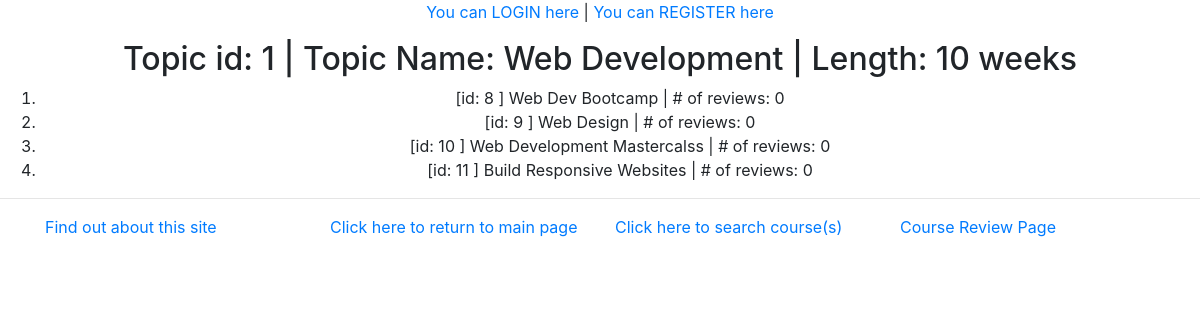
Screenshot of /myapp/1/ with the database file from the repository.
### myapp/models.py (models this page shows, shortened)
class Topic(models.Model):
    name = models.CharField(max_length=200)
    length = models.IntegerField(default=12)

class Course(models.Model):
    title = models.CharField(max_length=200)
    topic = models.ForeignKey(Topic, related_name='courses', on_delete=models.CASCADE)
    price = models.DecimalField(max_digits=10, decimal_places=2,
                                validators=[MinValueValidator(50), MaxValueValidator(500)])
    for_everyone = models.BooleanField(default=True)
    description = models.TextField(blank=True)
    num_reviews = models.PositiveIntegerField(default=0)
    def __str__(self):
        return '[id: ' + str(self.id) + ' ] ' + self.title + '  | # of reviews: ' + str(self.num_reviews)

### myapp/views.py (the view)
# urls.py: path(r'<int:topic_id>/', views.detail, name='detail'),
def detail(request, topic_id):
    topic = get_object_or_404(Topic, pk=topic_id)
    related_courses = Course.objects.filter(topic=topic_id)
    return render(request, 'myapp/detail.html',
                  {'topic_id': topic_id, 'topic': topic, 'related_courses': related_courses})

### myapp/templates/myapp/detail.html
{% extends 'myapp/base.html' %}
{% block body_block %}
    {% if topic_id %}
        <h2>
            Topic id: {{ topic_id }} | Topic Name: {{ topic.name }} | Length: {{ topic.length }} weeks
        </h2>
    {% else %}
        <strong>There are no available topic with this id!</strong>
    {% endif %}
    {% if related_courses %}
        <ol>
            {% for course  in related_courses %}
                <li> {{ course }} </li>
            {% endfor %}
        </ol>
    {% else %}
        <strong>There are no related coursed for this topic!</strong>
    {% endif %}
{% endblock %}

### rows the page displays
Topic: name "Web Development", length "10"
Course: id+title+num_reviews "[id: 8 ] Web Dev Bootcamp | # of reviews: 0"
Course: id+title+num_reviews "[id: 9 ] Web Design | # of reviews: 0"
Course: id+title+num_reviews "[id: 10 ] Web Development Mastercalss | # of reviews: 0"
Course: id+title+num_reviews "[id: 11 ] Build Responsive Websites | # of reviews: 0"

### other values shown
{{ topic_id }} "1"
